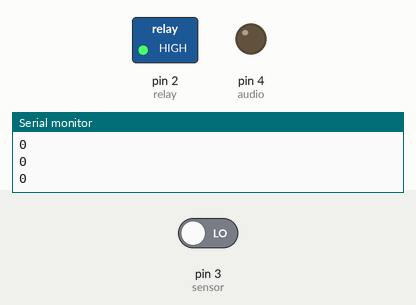
The sketch below on a simulated Arduino Uno, built with avr-gcc and run on an emulated ATmega328P. On the bench: switched loads named in the sketch (green lamp = pin HIGH), output pins drawn as LEDs (lit = HIGH), the last lines printed to the serial monitor. The test bench sets the inputs (shaded band); at power-on: pin 3 (sensor) LOW.

Above: at 2.8 s.
2.9 s: pin 3 (sensor) driven HIGH
At 3.9 s:
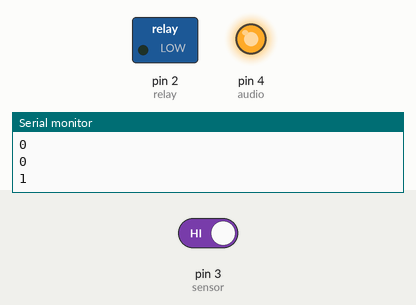
4.5 s: pin 3 (sensor) driven LOW
At 5.4 s:
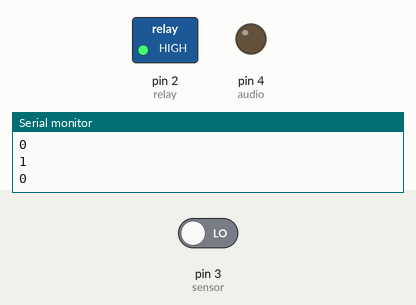
Timing chart, 0 to 7.5 s (numbered marks = the images above; inputs shaded):
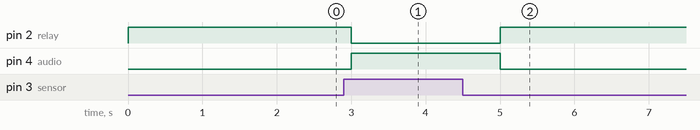

Measured:
- after the input at 2.9 s, pin 2 (relay): HIGH → LOW after 0.10 s; pin 4 (audio): LOW → HIGH after 0.10 s
- after the input at 4.5 s, pin 2 (relay): LOW → HIGH after 0.50 s; pin 4 (audio): HIGH → LOW after 0.50 s

The sketch:

fix.ino
```cpp
int sensor = 3;
int state = LOW;
int val = 0;
int relay = 2;
const byte relayOnState = LOW;
const byte relayOffState = HIGH;
const int audio = 4;

void setup() {

  pinMode(sensor, INPUT);
  pinMode(relay, OUTPUT);
  pinMode(audio, OUTPUT);
  Serial.begin(9600);
}

void loop(){
  val = digitalRead(sensor);

  if (val == 1) {
    digitalWrite(relay, relayOnState);

    digitalWrite(audio, HIGH);
    Serial.println(val);
    delay(2000);
  } else {
    Serial.println(val);

    digitalWrite(audio, LOW);
    digitalWrite(relay, relayOffState);
    delay(1000);
  }
  delay(1);
}
```
